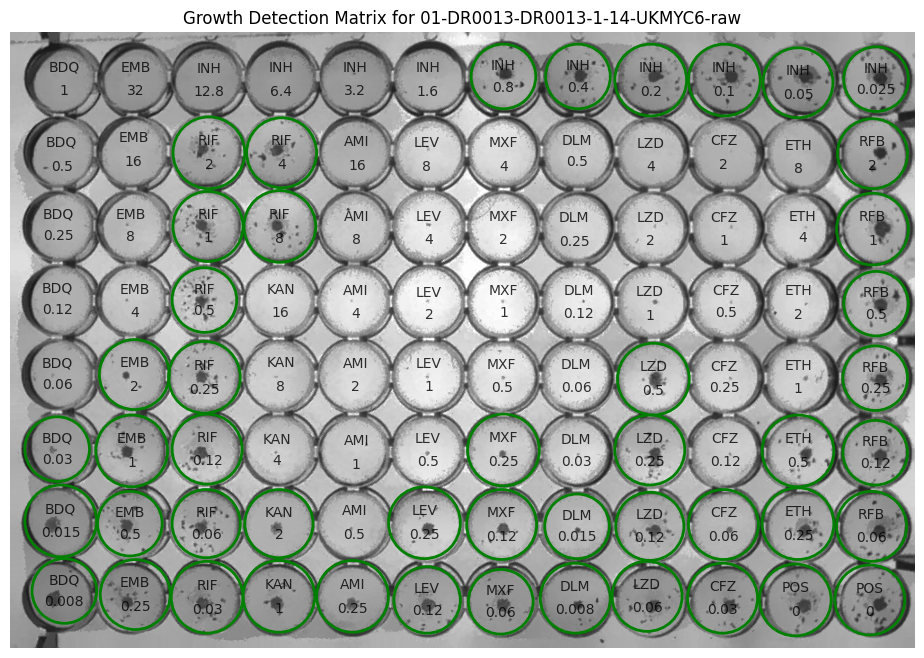
#> input picture 01-DR0013-DR0013-1-14-UKMYC6-raw_growth_matrix.png, 924 x 658 px
$ python -i preprocessing.py   (imports and definitions only)
#> lines starting #> are read from the running program, lines starting #| are printed output that depends on the picture
#> further down, picture is the input picture: shape (658, 924, 3); mean B, G, R 155.5, 161.6, 155.5
import cv2
import numpy as np
from PIL import Image, ImageDraw
from scipy import stats
from typing import Tuple

def convert_image_to_colour(image: np.ndarray) -> np.ndarray:
    """
    Convert a grayscale image to a color image by replicating the grayscale values across the RGB channels.

    This function takes a single-channel grayscale image and converts it into a 3-channel color image
    by assigning the grayscale values to each of the Red, Green, and Blue channels.

    :param image: The input grayscale image.
    :type image: numpy.ndarray

    :return: The converted color image with the same height and width as the input image,
             but with 3 color channels (RGB).
    :rtype: numpy.ndarray
    """
    # Create an empty 3D array with the same height and width as the original image,
    new_image = np.zeros(image.shape + (3,))

    # Assign the grayscale image to each of the 3 color channels (Red, Green, and Blue).
    for i in [0, 1, 2]:
        new_image[:, :, i] = image

    return new_image

# Function to convert color image to grey scale image
def convert_image_to_grey(image: np.ndarray) -> np.ndarray:
    """
    Convert a color image to a grayscale image.

    This function takes a color image with three channels (typically in BGR format) and converts
    it into a single-channel grayscale image.

    :param image: The input color image, expected to be in BGR format.
    :type image: numpy.ndarray

    :return: The converted grayscale image.
    :rtype: numpy.ndarray
    """
    new_image=cv2.cvtColor(image, cv2.COLOR_BGR2GRAY)
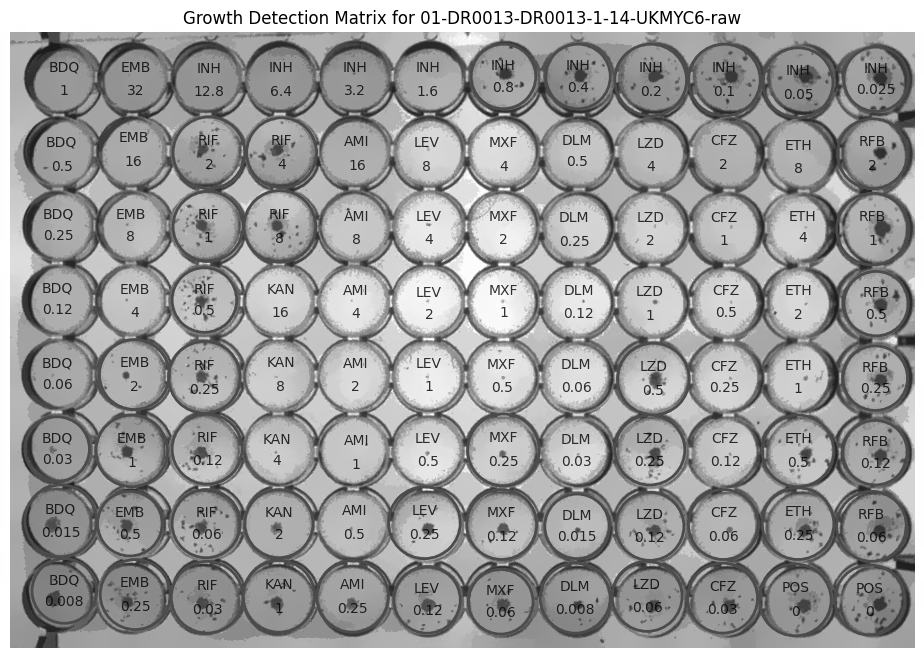
#> new_image: shape (658, 924); min 0, max 255, mean 159.4

    return new_image

# Function to apply a mean shift filter
def mean_shift_filter(image: np.ndarray, spatial_radius: int = 10, colour_radius: int = 10) -> np.ndarray:
    """
    Apply a mean shift filter to an image

    This function applies a mean shift filter to the input image. If the input image is not already a 3-channel color image, it will first be converted
    to color. The mean shift filter is then applied using the specified spatial and color radii.

    :param image: The input image, which can be either a grayscale or color image.
    :type image: numpy.ndarray
    :param spatial_radius: The spatial radius of the mean shift filter. Default is 10.
    :type spatial_radius: int, optional
    :param colour_radius: The color radius of the mean shift filter. Default is 10.
    :type colour_radius: int, optional

    :return: The filtered image after applying the mean shift filter.
    :rtype: numpy.ndarray
    """
    if len(image.shape) == 2 or (len(image.shape) == 3 and image.shape[2] != 3):
        image = convert_image_to_colour(image)

    # Apply the mean shift filter
    image = cv2.pyrMeanShiftFiltering(image, spatial_radius, colour_radius)

    return image

# Function to apply a Contrast Limited Adaptive Histogram Equalization filter.
def equalise_histograms_locally(image: np.ndarray, well_dimensions: Tuple[int, int] = (8, 12)) -> np.ndarray:
    """
    Perform local histogram equalization on an image using CLAHE (Contrast Limited Adaptive Histogram Equalization).

    This function applies local histogram equalization to an image to enhance contrast. If the input image is a color image
    (3 channels), it will first be converted to grayscale.

    :param image: The input image, which can be either grayscale or color.
    :type image: numpy.ndarray
    :param well_dimensions: The dimensions of the grid used for local histogram equalization. Default is (8, 12).
    :type well_dimensions: tuple[int, int], optional

    :return: The image after applying local histogram equalization.
    :rtype: numpy.ndarray
    """
    # Check if the image is color (3 channels)
    if len(image.shape) == 3 and image.shape[2] == 3:
        image = convert_image_to_grey(image)

    # Apply the CLAHE filter for local histogram equalization
    clahe = cv2.createCLAHE(clipLimit=2.0, tileGridSize=well_dimensions)
    equalised_image = clahe.apply(image)
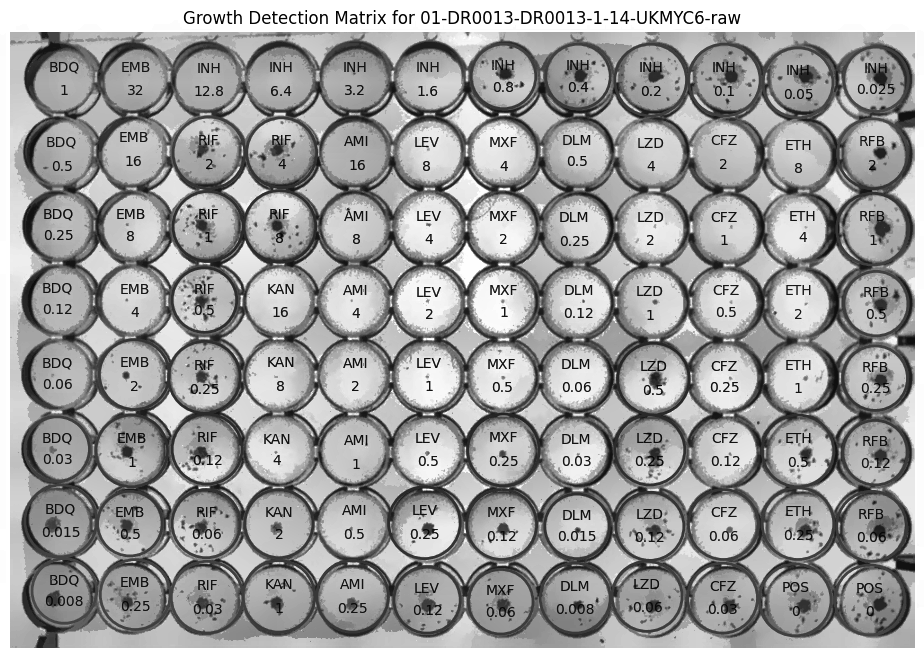
#> equalised_image: shape (658, 924); min 1, max 255, mean 160.2

    return equalised_image

# Function to apply stretch histogram to improve contrast
def stretch_histogram(image: np.ndarray) -> np.ndarray:
    """
    Stretch the histogram of an image by adjusting its pixel intensity values.

    This function stretches the histogram of an image by calculating the mode, subtracting it from the
    image, and then scaling the pixel values based on lower and upper percentiles.

    :param image: The input image, typically in grayscale, whose histogram will be stretched.
    :type image: numpy.ndarray

    :return: The image with a stretched histogram, with pixel values adjusted to enhance contrast.
    :rtype: numpy.ndarray

    """
    # Calculate the mode of the image
    mode = stats.mode(image, axis=None)[0]
#> mode = 255

    # Subtract the mode from the image
    image = (np.array(image, dtype=np.int16)) - mode
#> image: shape (658, 924) int16

    # Calculate the lower and upper percentiles after subtraction
    lower = np.percentile(image, 5)
#> lower = -212
    upper = np.percentile(image, 95)
#> upper = 0

    # Determine scaling factors
    pos_factor = 40. / upper
#> pos_factor = inf
    neg_factor = -110. / lower
#> neg_factor = 0.519

    # Apply scaling factors based on whether pixel values are positive or negative
    image = np.multiply(image, np.where(image > 0, pos_factor, neg_factor))

    # Offset the image to ensure positive pixel values
    image = image + 180.
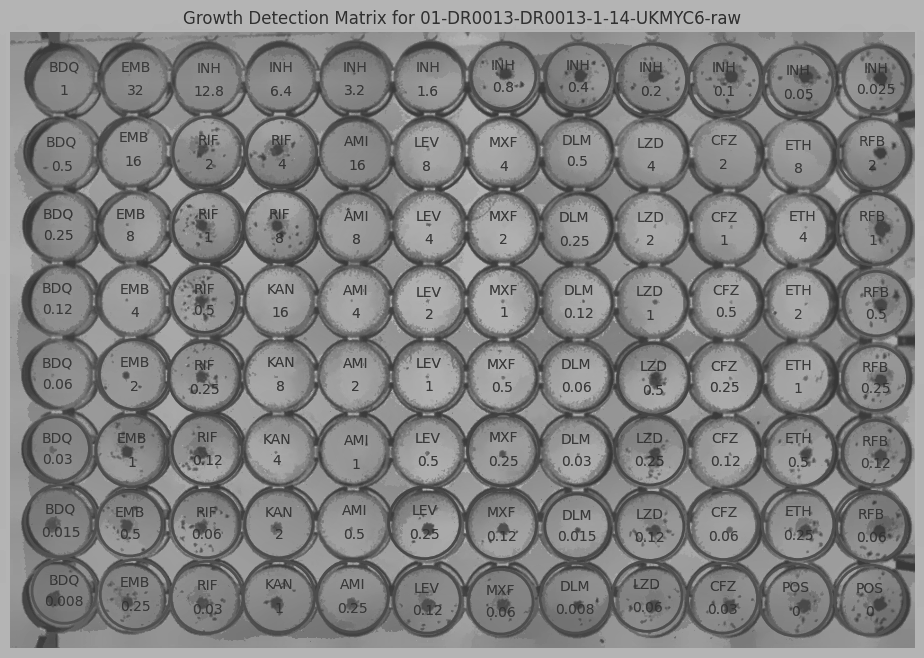
#> image: shape (658, 924) float64; min 48.21, max 180, mean 130.8

    return image

# Function to preprocess images with a series of filters
def preprocess_images(image: np.ndarray) -> np.ndarray:
    """
    Preprocess an image by applying a series of filtering and histogram adjustment techniques.

    This function preprocesses an input image by sequentially applying multiple preprocessing steps:

    :param image: The input image, which can be either grayscale or color.
    :type image: numpy.ndarray

    :return: The image after applying preprocessing steps
    :rtype: numpy.ndarray
    """
    processed_image = mean_shift_filter(image)
    processed_image = equalise_histograms_locally(processed_image)
    processed_image = stretch_histogram(processed_image)

    return processed_image

>>> import cv2
>>> picture = cv2.imread('../../01-DR0013-DR0013-1-14-UKMYC6-raw_growth_matrix.png')
>>> result = preprocess_images(picture)

$ run again, on 02-1055-2013185143-1-14-UKMYC5-raw_growth_matrix.png
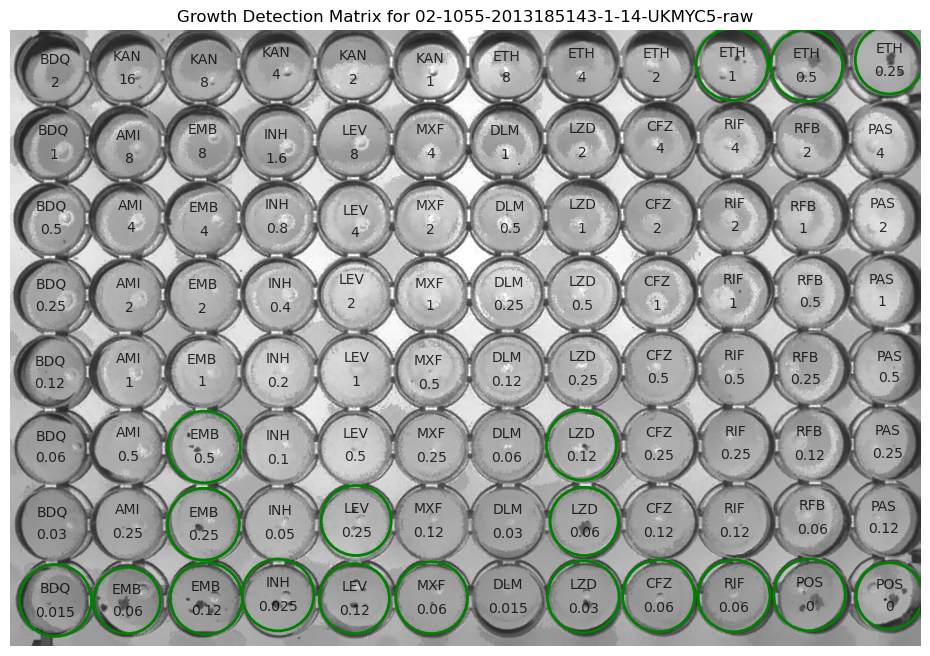
#> input picture 02-1055-2013185143-1-14-UKMYC5-raw_growth_matrix.png, 930 x 656 px
#> picture is the input picture: shape (656, 930, 3); mean B, G, R 158, 160.4, 158
#> in equalise_histograms_locally, `equalised_image = clahe.apply(image)`:
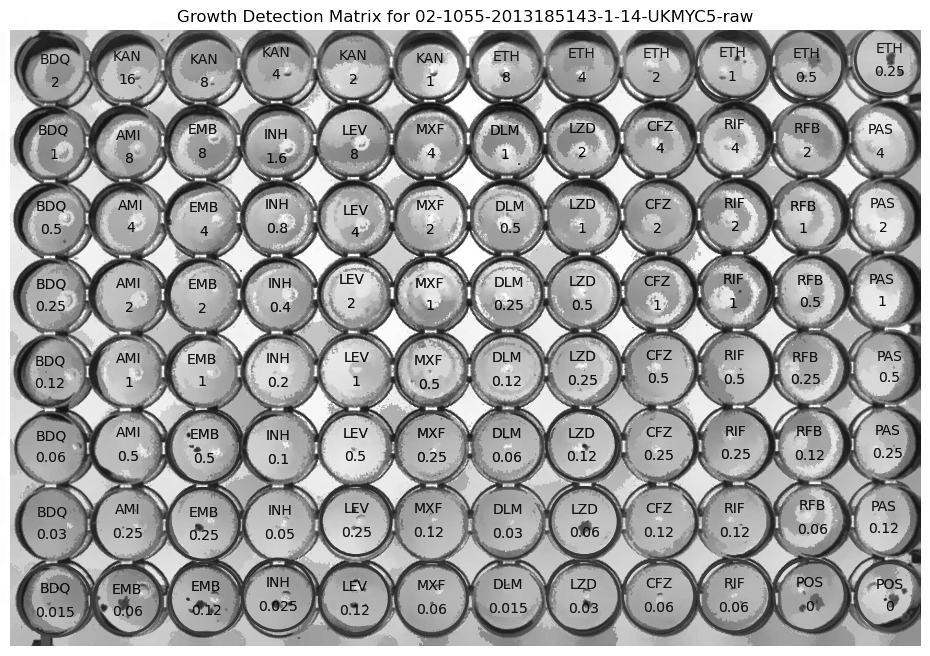
#> equalised_image: shape (656, 930); min 2, max 255, mean 158.2
#> mode = 255
#> lower = -214
#> upper = 0
#> pos_factor = inf
#> neg_factor = 0.514
#> in stretch_histogram, `image = image + 180.`:
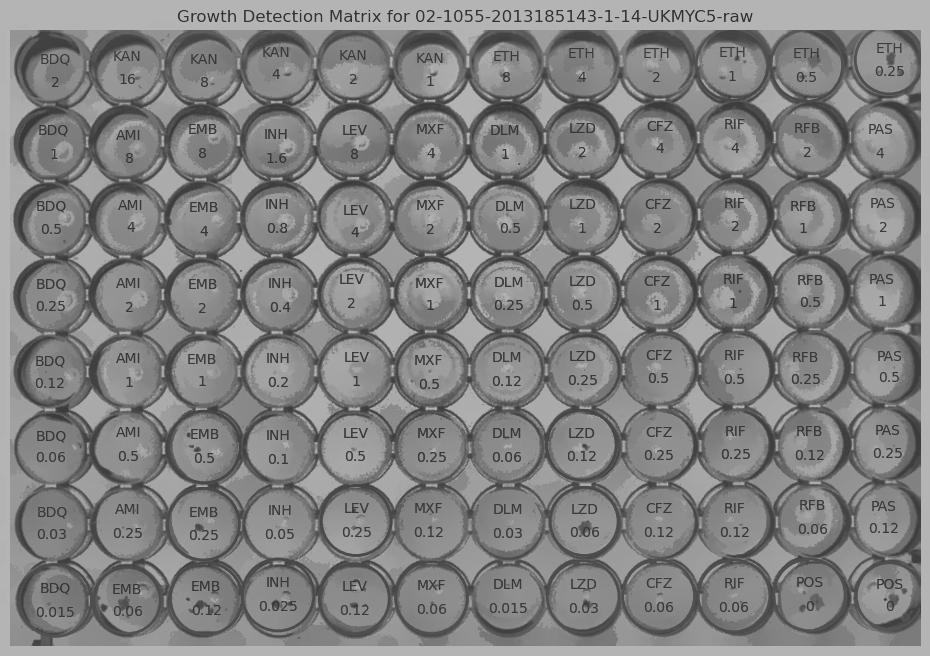
#> image: shape (656, 930) float64; min 49.95, max 180, mean 130.3

$ run again, on 02-2107-2015163058-1-14-UKMYC6-raw_growth_matrix.png
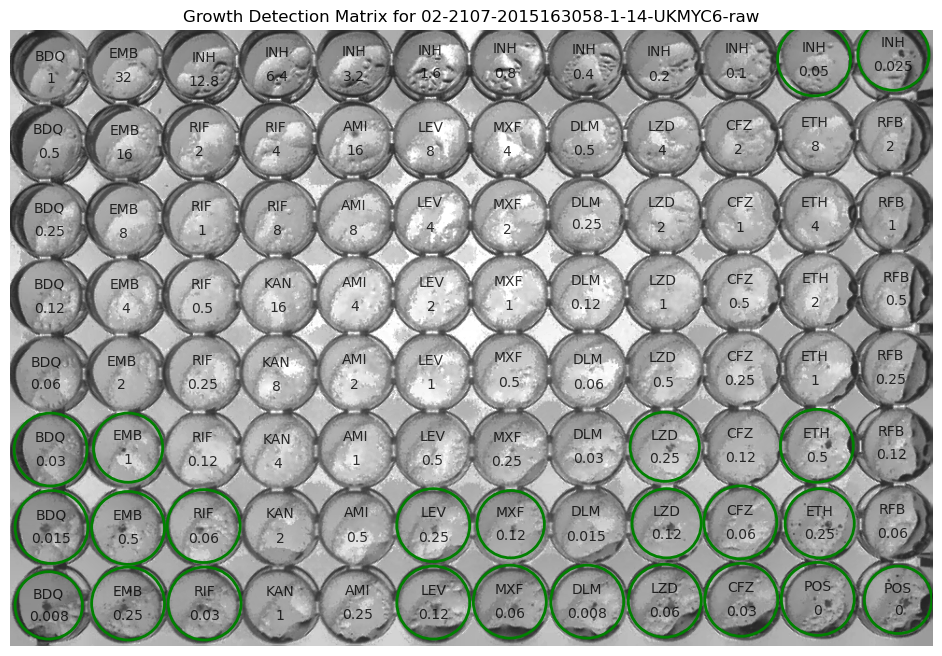
#> input picture 02-2107-2015163058-1-14-UKMYC6-raw_growth_matrix.png, 942 x 656 px
#> picture is the input picture: shape (656, 942, 3); mean B, G, R 154.7, 157.7, 154.7
#> in equalise_histograms_locally, `equalised_image = clahe.apply(image)`:
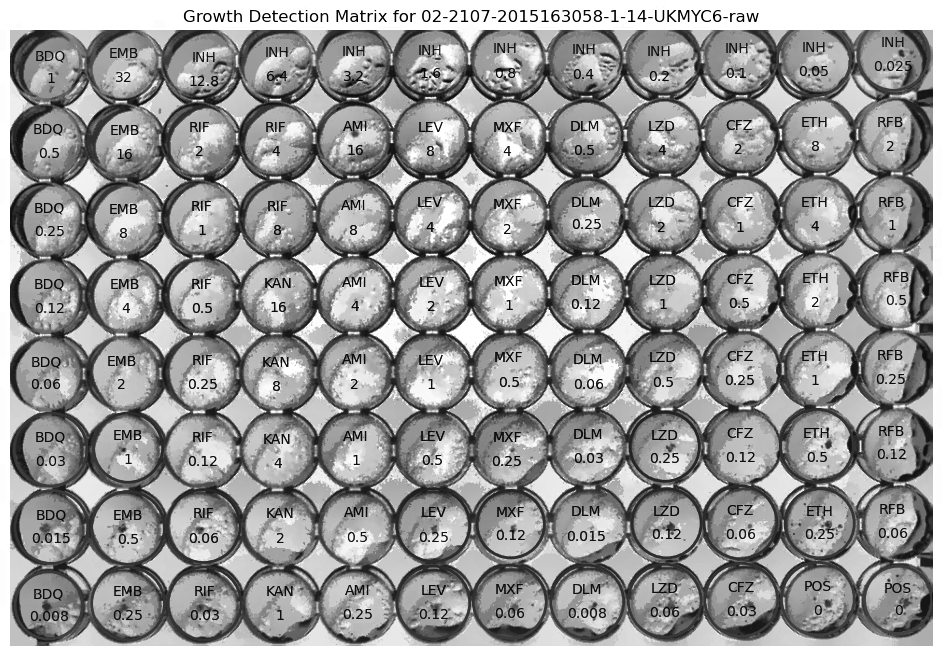
#> equalised_image: shape (656, 942); min 2, max 255, mean 152.5
#> mode = 255
#> lower = -218
#> upper = 0
#> pos_factor = inf
#> neg_factor = 0.505
#> in stretch_histogram, `image = image + 180.`:
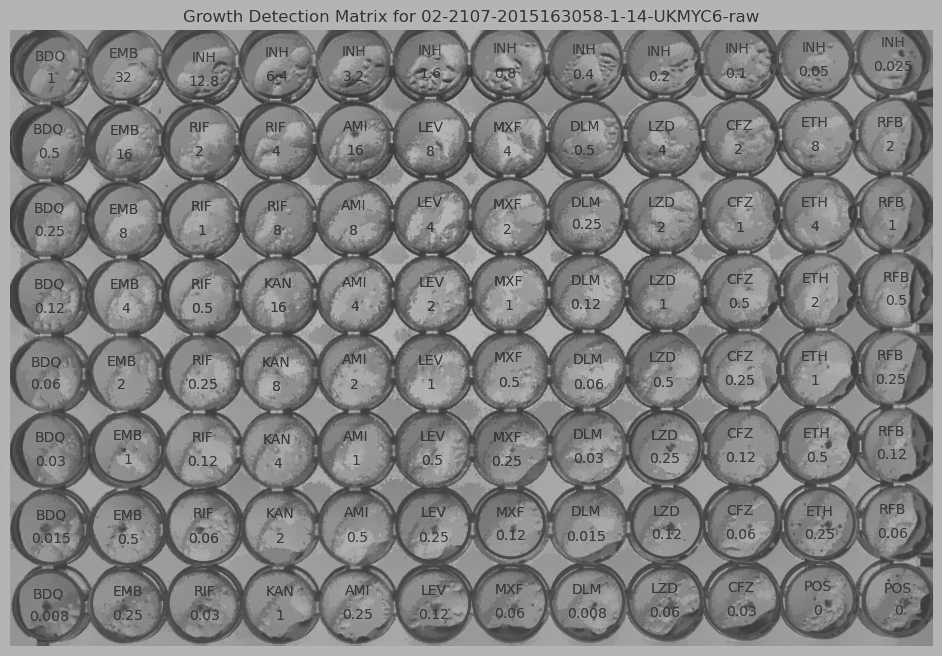
#> image: shape (656, 942) float64; min 52.34, max 180, mean 128.3
